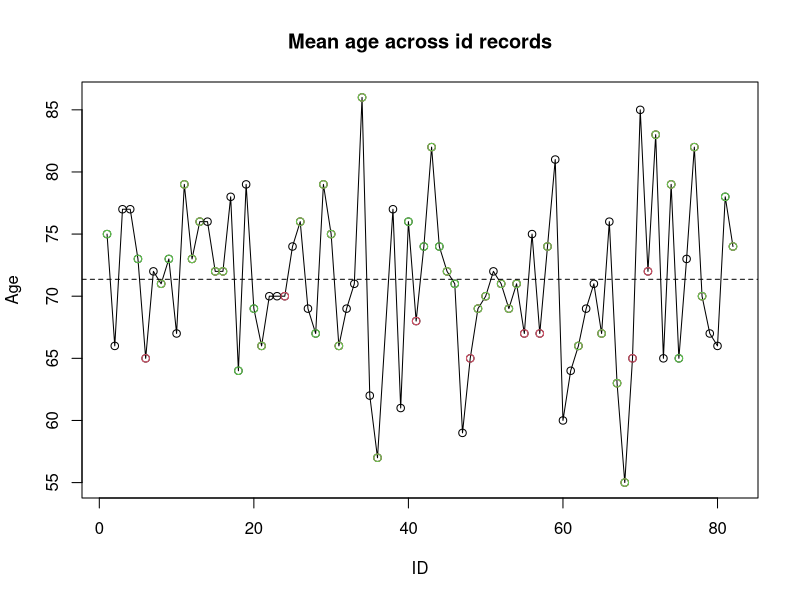
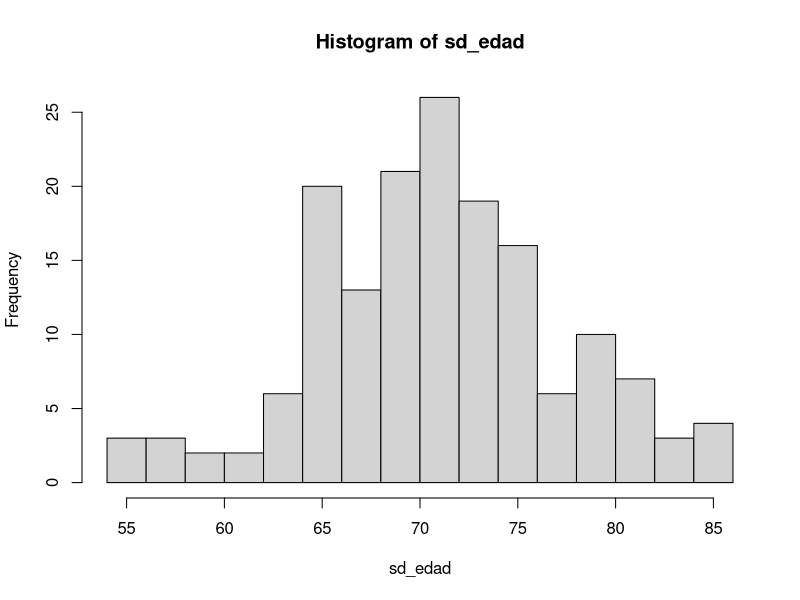

These charts were generated, in order, by the following R code: (Note: this script raises an error after producing the figures.)

# Prepare workspace -------------------------------------------------------

library(data.table)

# Import dataset ----------------------------------------------------------

raw <- fread(input = "data-raw/data-raw.csv",
             col.names = readLines("data-raw/helpers/col-names.txt"))


# Variable removing or cleaning -------------------------------------------


## Removing all variables starting with "rm_" as a flag to eliminate those
## variables
raw <- raw[, .SD, .SDcols = grep("rm_", names(raw), value = TRUE, invert = TRUE)]

## Add intervention groups using external lookup table and transform into a
## factor variable
groups <- fread("data-raw/helpers/intervention_groups.csv")
raw <- raw[groups, on = "id_record"]
raw[, trt_group := factor(trt_group, levels = c("Control", "Ejercicio", "Combinado"))]
rm(groups)

## Checking unique values for string variables - searching for entry errors
lapply(raw[, .SD, .SDcols = sapply(raw, is.character)], unique)

raw[, `:=`(
#> id_event_name <- transform to factor
  id_event_name = factor(id_event_name, 
                         levels = c("Fase 0", "Fase 2", "Fase 6"),
                         labels = c("Basal", "2-meses", "6-meses")),
#> id_record <- transform to anonymous ids
  id_record = factor(rleid(id_record))
)]

#> sd_sexo <- change to factor of two levels
raw[, sd_sexo := factor(sd_sexo, levels = c("Femenino", "Masculino"))]

#> sd_presenta_enfermedad_fisica_metabolica <- try to transform to a factor
raw[, `:=`(
  cm_hipertension = grepl("HTA|hipertens", sd_presenta_enfermedad_fisica_metabolica, ignore.case = TRUE),
  cm_dislipidemia = grepl("dislipid|colesterol", sd_presenta_enfermedad_fisica_metabolica, ignore.case = TRUE),
  cm_diabetes = grepl("DM|diabet", sd_presenta_enfermedad_fisica_metabolica, ignore.case = TRUE),
  cm_alguna = grepl(".", sd_presenta_enfermedad_fisica_metabolica, ignore.case = TRUE),
  sd_presenta_enfermedad_fisica_metabolica = NULL
)]

raw[, `:=`(
  cm_hipertension = factor(cm_hipertension, levels = c(T, F), labels = c("Sí", "No")),
  cm_dislipidemia = factor(cm_dislipidemia, levels = c(T, F), labels = c("Sí", "No")),
  cm_diabetes = factor(cm_diabetes, levels = c(T, F), labels = c("Sí", "No")),
  cm_alguna = factor(cm_alguna, levels = c(T, F), labels = c("Sí", "No"))
)]
 
#> sd_presenta_enfermedad_psicologica <- same as with previous
raw[, `:=`(
  cm_depresion = grepl("depres", sd_presenta_enfermedad_psicologica, ignore.case = TRUE),
  cm_ansiedad = grepl("ansied", sd_presenta_enfermedad_psicologica, ignore.case = TRUE),
  sd_presenta_enfermedad_psicologica = NULL
)]

raw[, `:=`(
  cm_depresion = factor(cm_depresion, levels = c(T, F), labels = c("Sí", "No")),
  cm_ansiedad = factor(cm_ansiedad, levels = c(T, F), labels = c("Sí", "No"))
)]

#> gds_q1 to gds_q30 <- standardize as factors of two levels
ind <- grep("gds_q", names(raw), value = TRUE)
raw[, (ind) := lapply(.SD, function(i) {
  i <- gsub("si|sí", "Sí", i, ignore.case = TRUE)
  i <- gsub("no", "No", i, ignore.case = TRUE)
  factor(i, levels = c("Sí", "No"))
}), .SDcols = ind]
rm(ind)

#> sppb_categoria <- standardize as factor
raw[, sppb_categoria := factor(sppb_categoria, 
                               levels = c("Limitación mínima o sin limitación (AUTÓNOMO)", "Limitación leve (Frágil-Prefrágil)", "Limitación moderada (Frágil)"),
                               labels = c("Autónomo", "Pre-Frágil", "Frágil"))]

#> spaq_patron_verano/invierno <- standardize as factors of two levels
raw[, spaq_patron_verano := factor(spaq_patron_verano, levels = c("Sí", "No"))]
raw[, spaq_patron_invierno := factor(spaq_patron_invierno, levels = c("Sí", "No"))]

#> spaq_patron_estacional <- standardize as factors of four levels
raw[, spaq_patron_estacional := factor(spaq_patron_estacional, 
                                       levels = c("Ausencia", "Ambos", 
                                                  "Patrón verano",
                                                  "Patrón invierno"))]

#> spaq_ssi <- standardize as factor of three levels
raw[, spaq_ssi := factor(spaq_ssi, levels = c("Puntaje promedio", "Winter blues", "SAD"))]

#> spaq_severidad <- standardize as ordered factor
raw[, spaq_severidad := factor(spaq_severidad, 
                               levels = c("No es problema", "Leve", "Moderado", 
                                          "Importante", "Severo"))]

#> bai_categoria <- standardize as ordered factor
raw[, bai_categoria := factor(bai_categoria, levels = c("Muy baja", "Moderada", "Severa"))]

#> katz_q1 to katz_q6 <- standardize as factor of two levels
ind <- grep("katz_q", names(raw), ignore.case = TRUE, value = TRUE)
raw[, (ind) := lapply(.SD, function(i) {
  factor(i, levels = c("Independiente", "Dependiente"))
}), .SDcols = ind]
rm(ind)

#> katz_categoria <- standardize as ordered factor
raw[, katz_categoria := factor(katz_categoria, 
                               levels = c("A (Independiente en todas las funciones)", "B (Independiente en todas las funciones menos en una cualquiera)", 
                                          "C (Independiente en todas las funciones menos en el baño y en otra una cualquiera)"),
                               labels = c("Independiente", "Excepto en una función", "Excepto en dos funciones"))]

#> tm_categoria <- standardize as factor
raw[, tm_categoria := factor(tm_categoria, 
                             levels = c("BAJO RANGO", "NORMAL", "ALTO RANGO"),
                             labels = c("Bajo", "Normal", "Alto"))]

## Function to change missformated numbers into numeric format
text_to_number <- function(x, remove_dash = TRUE) {
  x[grepl("[A-Za-z]", x) | nchar(x) == 0] <- NA
  x <- gsub("\\,", "\\.", x)
  if (remove_dash) {
    x <- gsub("\\-|\\*", "", x)
  }
  x <- as.numeric(x)
}

#> cc_grasa_total_porcentaje <- change into number, remove text and commas
raw[, cc_grasa_total_porcentaje := text_to_number(cc_grasa_total_porcentaje)]

#> cc_grasa_pierna_izquierda_porcentaje <- change into number and remove commas
raw[, cc_grasa_pierna_izquierda_porcentaje := text_to_number(cc_grasa_pierna_izquierda_porcentaje)]

#> cc_grasa_torso_porcentaje <- change to number
raw[, cc_grasa_torso_porcentaje := text_to_number(cc_grasa_torso_porcentaje)]

#> cc_masa_muscular_brazo_derecho <- change into number and remove commas
raw[, cc_masa_muscular_brazo_derecho := text_to_number(cc_masa_muscular_brazo_derecho)]

#> cc_peso_corporal <- change to number
raw[, cc_peso_corporal := text_to_number(cc_peso_corporal)]

#> cc_talla <- Remove outlier
raw[cc_talla == "", cc_talla := NA]
raw[cc_talla %like% "\\,", cc_talla := gsub("\\,", "\\.", cc_talla)]
raw[, cc_talla := as.numeric(cc_talla)]
raw[cc_talla < 2, cc_talla := cc_talla * 100]

#> cc_imc <- recalculate
raw[c(68,187), cc_peso_corporal := round(cc_imc * (cc_talla / 100), 1)]
raw[, cc_imc := round(cc_peso_corporal / ((cc_talla / 100) ^ 2), 2)]

#> cc_imc_categoria <- Recompute labels
raw[, cc_imc_categoria := cut(cc_imc, 
                              breaks = c(0, 18.5, 24.9, 29.9, Inf), 
                              labels = c("Infrapeso", "Normopeso", "Sobrepeso", "Obeso"))]

#> cc_masa_osea_porcentaje <- change to number
raw[, cc_masa_osea_porcentaje := text_to_number(cc_masa_osea_porcentaje)]

#> cc_edad_calculada <- change to number
raw[, cc_edad_calculada := text_to_number(cc_edad_calculada)]

#> hrv_pns_pre <- change to number
raw[, hrv_pns_pre := text_to_number(hrv_pns_pre, remove_dash = FALSE)]

#> hrv_sns_pre <- change to number
raw[, hrv_sns_pre := text_to_number(hrv_sns_pre, remove_dash = FALSE)]

#> hrv_rmssd_peri <- change to number
raw[, hrv_rmssd_peri := gsub("\\-", "\\.", hrv_rmssd_peri)]
raw[, hrv_rmssd_peri := text_to_number(hrv_rmssd_peri, remove_dash = FALSE)]

#> hrv_pns_peri <- change to number
raw[, hrv_pns_peri := text_to_number(hrv_pns_peri, remove_dash = FALSE)]

#> hrv_pns_post <- change to number
raw[, hrv_pns_post := text_to_number(hrv_pns_post, remove_dash = FALSE)]

#> hrv_sns_post <- change to number
raw[, hrv_sns_post := text_to_number(hrv_sns_post, remove_dash = FALSE)]

#> bdnf_concentracion <- change to number
raw[, bdnf_concentracion := text_to_number(bdnf_concentracion, remove_dash = FALSE)]

rm(text_to_number)

## Re-checking the dataset
lapply(raw[, .SD, .SDcols = sapply(raw, is.character)], unique)
#> No further missclassified variables


# Cleaning missing or conflicting observations ----------------------------

## Use the minimum registered age for each participant id
age_per_id <- raw[, list(
  sd_edad = fifelse(
    test = all(is.na(sd_edad)), # Test if all age is missing
    yes = NA_real_, # If it is, then use NA
    no = trunc(mean(sd_edad, na.rm = TRUE)) # Otherwise use the minimum of recorded age
  )), keyby = .(id_record)] # For each person
raw[, sd_edad := NULL]
mindfulness <- raw[age_per_id, on = "id_record"]
rm(age_per_id, raw)

## Correcting mislabeled sex
mindfulness[id_record == 72, sd_sexo := "Masculino"]

## Repeat assigned sex to each participant for missing rows
sex_per_id <- mindfulness[, list(sd_sexo = unique(sd_sexo)), id_record][!is.na(sd_sexo)]
mindfulness <- mindfulness[,-c("sd_sexo")][sex_per_id, on = "id_record"]
rm(sex_per_id)

## Remove completely empty observations
mindfulness <- mindfulness[id_record != 37]

## Remove empty baseline observations
mindfulness <- mindfulness[id_event_name != "Basal" | !is.na(gds_total)]


# Checking consistency ----------------------------------------------------

## Age across event name
mindfulness[, plot(sd_edad ~ as.numeric(id_record), 
                   col = id_event_name, 
                   type = "o",
                   main = "Mean age across id records",
                   ylab = "Age", xlab = "ID")]
abline(h = mindfulness$sd_edad |> mean(na.rm = TRUE), lty = 2) # mean age
mindfulness[, hist(sd_edad, breaks = 20)]

## Function to standardize variables (z-scoring)
z_score <- function(i) {
  if (!is.numeric(i)) return(i)
  (i - mean(i, na.rm = TRUE)) / sd(i, na.rm = TRUE)
}

## Check standardized numeric variables (z-scores)
std_vars <- mindfulness[, lapply(.SD, z_score), .SDcols = grepl("^id|^cc|^hrv|^cv", names(mindfulness))]

## Select those observations with 3 SD above or below the mean
ind <- suppressWarnings(which(std_vars[,-c(1:2)] > 6, arr.ind = T))

rows <- unique(ind[, 1]) 
cols <- unique(ind[, 2]) + 2

(outliers <- std_vars[rows, .SD, .SDcols = c(1,2, cols)])
#> Extreme values are observed for muscle mass and visceral fat
#> specifically id_records 43 and 68, possibly entry errors
#> Other outliers were spotted on hrv parameters for id 11

## Inspecting the values in the original scale (not standardized)
mindfulness[rows][id_record %in% outliers$id_record, .SD, .SDcols = names(outliers)]

## Changing the entry errors
mindfulness[id_record == 43 & id_event_name == "6-meses", cc_masa_muscular_pierna_derecha := cc_masa_muscular_pierna_derecha / 10]
mindfulness[id_record == 43 & id_event_name == "6-meses", cc_masa_muscular_pierna_izquierda := cc_masa_muscular_pierna_izquierda / 10]
mindfulness[id_record == 68 & id_event_name == "2-meses", cc_grasa_visceral_porcentaje := 11]

## Removing extreme outliers
### First round
mindfulness[id_record == 11 & id_event_name == "Basal", hrv_vlf_peri := NA]
mindfulness[id_record == 11 & id_event_name == "Basal", hrv_sdnn_post := NA]
mindfulness[id_record == 11 & id_event_name == "Basal", hrv_vlf_post := NA]
mindfulness[id_record == 11 & id_event_name == "Basal", hrv_lf_post := NA]
mindfulness[id_record == 29 & id_event_name == "Basal", hrv_lf_peri := NA]
mindfulness[id_record == 18 & id_event_name == "Basal", hrv_sdnn_post := NA]
mindfulness[id_record == 18 & id_event_name == "Basal", hrv_lf_post := NA]
mindfulness[id_record == 18 & id_event_name == "Basal", hrv_hf_post := NA]

### Second round of removal extreme outliers
mindfulness[id_record == 19 & id_event_name == "Basal", hrv_vlf_peri := NA]
mindfulness[id_record == 14 & id_event_name == "Basal", hrv_lf_peri := NA]
mindfulness[id_record == 48 & id_event_name == "2-meses", hrv_vlf_post := NA]

### Third and final round of removal
mindfulness[id_record == 36 & id_event_name == "Basal", hrv_vlf_peri := NA]
mindfulness[id_record == 36 & id_event_name == "2-meses", hrv_vlf_peri := NA]



### No extreme outliers with z-scores greater than 6 beyond this point
rm(ind, cols, rows, z_score, std_vars, outliers)

# Data export -------------------------------------------------------------

save(mindfulness, file = "data/mindfulness.RData")
fwrite(mindfulness, file = "data-raw/minduflness.csv")
